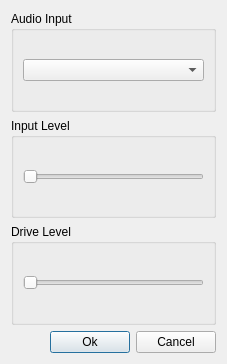
<?xml version="1.0" encoding="UTF-8"?>
<ui version="4.0">
 <class>audio_dialog</class>
 <widget class="QDialog" name="audio_dialog">
  <property name="geometry">
   <rect>
    <x>0</x>
    <y>0</y>
    <width>227</width>
    <height>364</height>
   </rect>
  </property>
  <property name="windowTitle">
   <string>Dialog</string>
  </property>
  <layout class="QVBoxLayout" name="verticalLayout_2">
   <item>
    <widget class="QGroupBox" name="groupBox">
     <property name="title">
      <string>Audio Input</string>
     </property>
     <layout class="QHBoxLayout" name="horizontalLayout_3">
      <item>
       <widget class="QComboBox" name="audiodevlist"/>
      </item>
     </layout>
    </widget>
   </item>
   <item>
    <widget class="QGroupBox" name="groupBox_2">
     <property name="title">
      <string>Input Level</string>
     </property>
     <layout class="QHBoxLayout" name="horizontalLayout">
      <item>
       <widget class="QSlider" name="inputLevelSlider">
        <property name="maximum">
         <number>100</number>
        </property>
        <property name="orientation">
         <enum>Qt::Horizontal</enum>
        </property>
       </widget>
      </item>
     </layout>
    </widget>
   </item>
   <item>
    <widget class="QGroupBox" name="groupBox_3">
     <property name="title">
      <string>Drive Level</string>
     </property>
     <layout class="QHBoxLayout" name="horizontalLayout_2">
      <item>
       <widget class="QSlider" name="drivelevelSlider">
        <property name="maximum">
         <number>31</number>
        </property>
        <property name="orientation">
         <enum>Qt::Horizontal</enum>
        </property>
       </widget>
      </item>
     </layout>
    </widget>
   </item>
   <item>
    <layout class="QHBoxLayout" name="horizontalLayout_4">
     <item>
      <spacer name="horizontalSpacer">
       <property name="orientation">
        <enum>Qt::Horizontal</enum>
       </property>
       <property name="sizeHint" stdset="0">
        <size>
         <width>118</width>
         <height>20</height>
        </size>
       </property>
      </spacer>
     </item>
     <item>
      <widget class="AeroButton" name="OkButton">
       <property name="text">
        <string>Ok</string>
       </property>
      </widget>
     </item>
     <item>
      <widget class="AeroButton" name="CancelButton">
       <property name="text">
        <string>Cancel</string>
       </property>
      </widget>
     </item>
    </layout>
   </item>
  </layout>
 </widget>
 <customwidgets>
  <customwidget>
   <class>AeroButton</class>
   <extends>QPushButton</extends>
   <header location="global">Util/cusdr_buttons.h</header>
  </customwidget>
 </customwidgets>
 <resources/>
 <connections/>
</ui>
